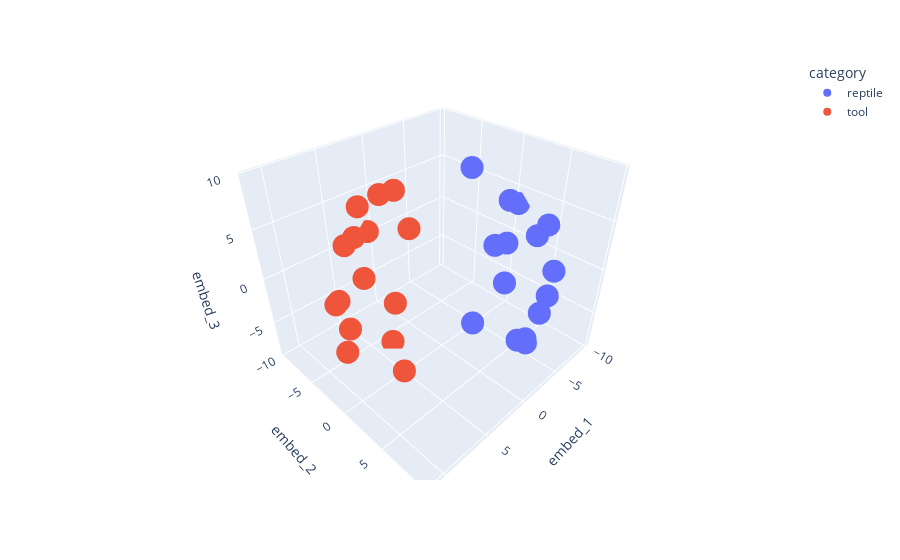

This figure's notebook cell:
### Code cell
# df = pd.read_csv('../../results/reptile_tool/davinci_feature_listing_feature_list.csv')[['Concept', 'Feature', 'Yes/No']]
df = pd.read_csv('../../results/reptile_tool/davinci_feature_listing_feature_list_temperature_0.csv')[['Concept', 'Feature', 'Yes/No']]
df = pd.pivot_table(df, index = ['Concept'], values = 'Yes/No', columns = 'Feature', fill_value=1.0)
maps = { 
    ('Alligator','Boa python', 'Blindworm','Caiman', 'Chameleon', 'Cobra', 'Crocodile', 'Dinosaur', 'Gecko',\
    'Lizard','Salamander','Snake', 'Toad', 'Tortoise', 'Turtle'): 'reptile', 
    ('Anvil', 'Axe','Chisel','Grinding disk', 'Hammer', 'Knife', 'Lawn Mower','Nail', 'Oil can', 'Paint brush',\
    'Saw', 'Screwdriver', 'Shovel','Spanner','Vacuum') : 'tool',
}

embedding = MDS(n_components=3)
X_transformed = embedding.fit_transform(df)
new_df = pd.DataFrame(X_transformed, columns = ['embed_1', 'embed_2', 'embed_3'])
new_df['concept'] = df.index
new_df['category'] = ['reptile' if i in list(maps.keys())[0] else 'tool' for i in df.index]


fig = px.scatter_3d(new_df, x='embed_1', y='embed_2', z='embed_3', hover_data=['concept'], color='category')
fig.show()

### Figure 1 — Plotly figure (JSON) as saved in the notebook; plotly's stock layout.template omitted (floating-point values rounded to 4 significant figures)
{"data": [{"customdata": [["Alligator"], ["Blindworm"], ["Boa python"], ["Caiman"], ["Chameleon"], ["Cobra"], ["Crocodile"], ["Dinosaur"], ["Gecko"], ["Lizard"], ["Salamander"], ["Snake"], ["Toad"], ["Tortoise"], ["Turtle"]], "hovertemplate": "category=reptile<br>embed_1=%{x}<br>embed_2=%{y}<br>embed_3=%{z}<br>concept=%{customdata[0]}<extra></extra>", "legendgroup": "reptile", "marker": {"color": "#636efa", "symbol": "circle"}, "mode": "markers", "name": "reptile", "scene": "scene", "showlegend": true, "type": "scatter3d", "x": [-2.594, -2.316, -5.847, -6.561, -4.081, 0.2229, -4.161, 4.579, 0.1684, -6.024, -8.707, -1.944, -9.755, -8.425, -7.973], "y": [7.837, 0.9124, 2.388, 6.466, 7.559, 9.484, 5.925, 7.557, 6.79, 7.577, 3.781, 9.628, 0.5822, -0.8443, 1.098], "z": [-5.182, 9.551, 5.851, -4.905, 6.241, -1.749, -7.15, 1.446, 6.114, 0.8322, 1.634, 1.512, 3.418, -1.38, -4.883]}, {"customdata": [["Anvil"], ["Axe"], ["Chisel"], ["Grinding disk"], ["Hammer"], ["Knife"], ["Lawn Mower"], ["Nail"], ["Oil can"], ["Paint brush"], ["Saw"], ["Screwdriver"], ["Shovel"], ["Spanner"], ["Vacuum"]], "hovertemplate": "category=tool<br>embed_1=%{x}<br>embed_2=%{y}<br>embed_3=%{z}<br>concept=%{customdata[0]}<extra></extra>", "legendgroup": "tool", "marker": {"color": "#EF553B", "symbol": "circle"}, "mode": "markers", "name": "tool", "scene": "scene", "showlegend": true, "type": "scatter3d", "x": [-3.957, -0.166, 7.736, 3.469, 0.8716, 7.178, 11.28, 5.814, 2.755, 3.445, 10.32, 5.419, 2.745, -1.54, 8.055], "y": [-8.87, -7.202, -5.373, -3.448, -9.628, -4.971, 0.005576, 0.8898, -8.221, -4.053, -0.861, -7.025, -8.326, -8.161, -1.499], "z": [-0.9094, -7.841, -2.06, -8.478, 0.463, -5.456, 2.668, -7.667, 4.468, 7.431, -3.42, 2.031, -3.642, 4.632, 6.431]}], "layout": {"legend": {"title": {"text": "category"}, "tracegroupgap": 0}, "margin": {"t": 60}, "scene": {"domain": {"x": [0, 1], "y": [0, 1]}, "xaxis": {"title": {"text": "embed_1"}}, "yaxis": {"title": {"text": "embed_2"}}, "zaxis": {"title": {"text": "embed_3"}}}}}
